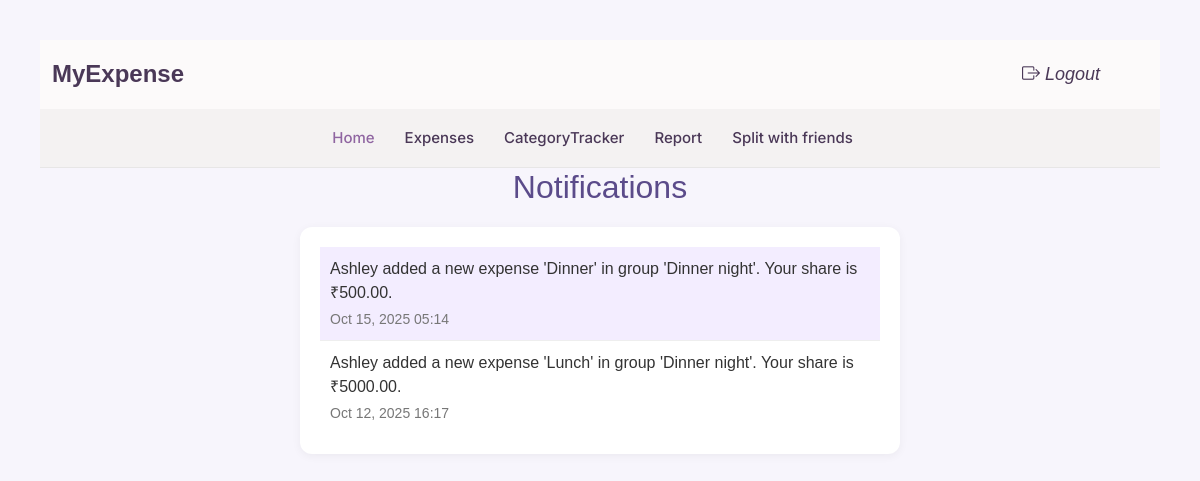
Page /notifications/ (signed in) on the committed database.
### app/models.py (models this page shows, shortened)
class Notification(models.Model):
    user = models.ForeignKey(User, on_delete=models.CASCADE)
    message = models.CharField(max_length=255)
    is_read = models.BooleanField(default=False)
    created_at = models.DateTimeField(auto_now_add=True)

### app/views.py (the view)
# urls.py: path('notifications/', views.notifications, name='notifications'),
def notifications(request):
    user_notifications = Notification.objects.filter(user=request.user).order_by('-created_at')
    return render(request, 'notifications.html', {'notifications': user_notifications})

### template/notifications.html (shortened to what this page needs)
{% include 'user_header.html' %}
<!DOCTYPE html>
<html lang="en">
<head>
</head>
<body>
  <h2>Notifications</h2>
  <div class="notif-box">
    {% for n in notifications %}
      <div class="notif {% if not n.is_read %}unread{% endif %}">
        {{ n.message }}
        <small>{{ n.created_at|date:"M d, Y H:i" }}</small>
      </div>
    {% empty %}
      <p style="text-align:center;">No notifications yet.</p>
    {% endfor %}
  </div>
</body>
</html>

### template/notifications.html (style rules this page uses)
body { font-family: 'Poppins', sans-serif; background-color: #f7f5fc; margin: 0; padding: 40px; }
h2 { text-align: center; color: #5b4b8a; }
.notif-box { max-width: 600px; margin: 20px auto; background: #fff; border-radius: 12px; box-shadow: 0 2px 10px rgba(0,0,0,0.05); padding: 20px; }
.notif { border-bottom: 1px solid #eee; padding: 10px; }
.notif:last-child { border: none; }
.notif.unread { background: #f3edff; font-weight: 500; }
.notif small { color: #777; display: block; margin-top: 4px; }

### rows in the picture
Notification: message "Ashley added a new expense 'Dinner' in group 'Dinner night'. Your share is ₹500.00.", created_at "Oct 15, 2025 05:14"
Notification: message "Ashley added a new expense 'Lunch' in group 'Dinner night'. Your share is ₹5000.00.", created_at "Oct 12, 2025 16:17"
